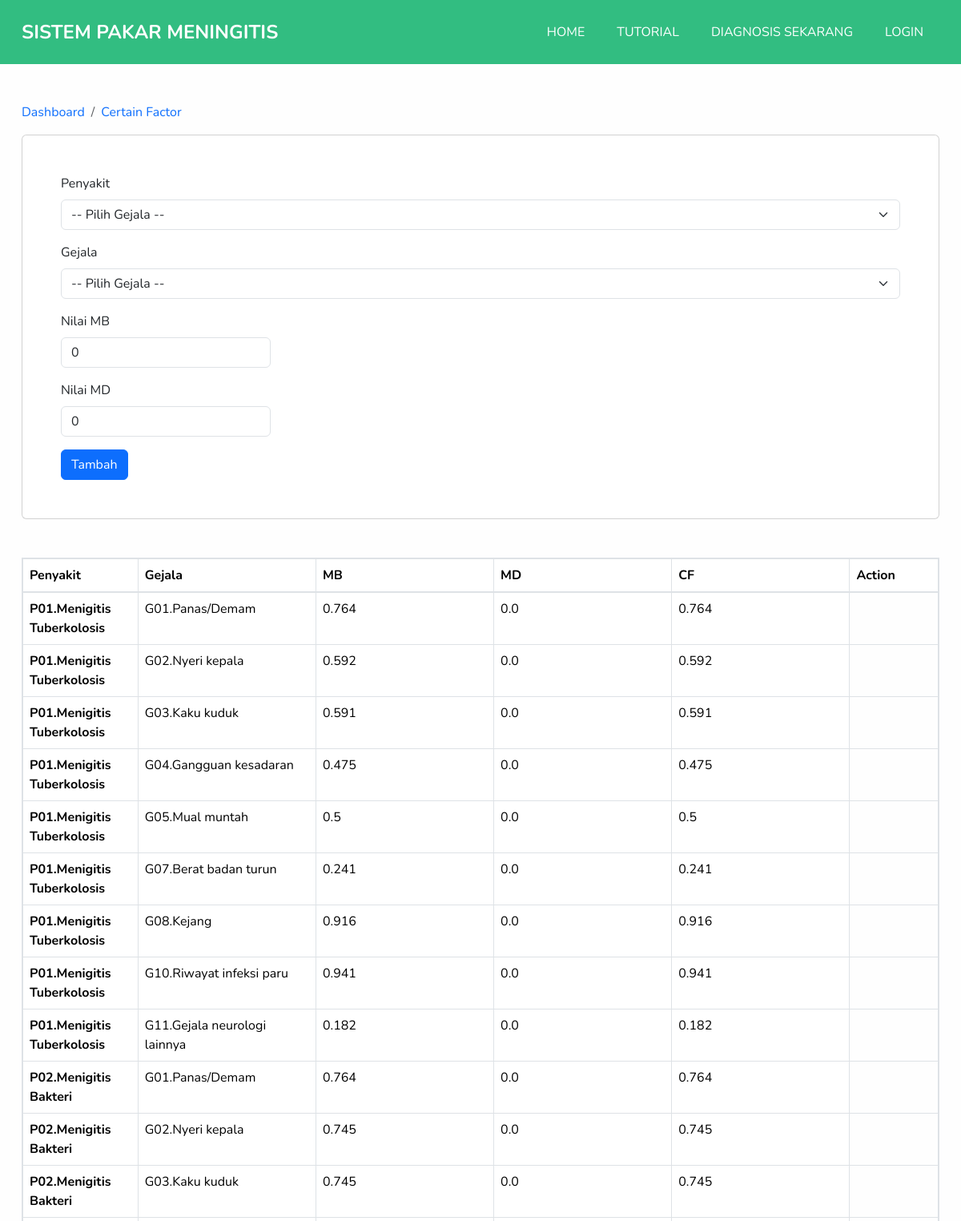
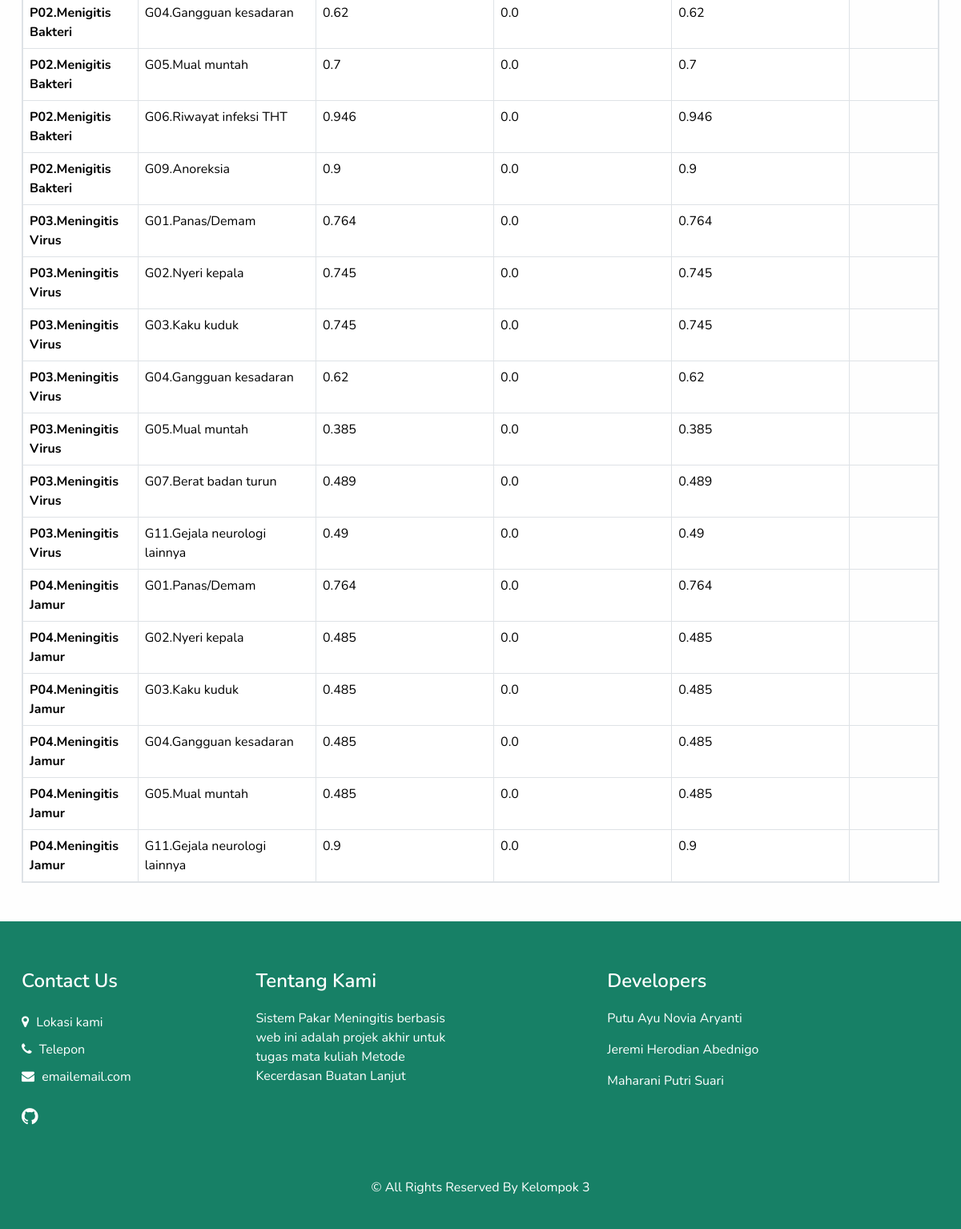
The app's page /certain-factor/ with its own data (2 pictures, top to bottom).
### DomainPakar/models.py (models this page shows, shortened)
class CFPakar(models.Model):
    RelasiPenyakit = models.ForeignKey(Penyakit, on_delete=models.CASCADE, null=True, blank=True)
    RelasiGejala = models.ForeignKey(Gejala, on_delete=models.CASCADE, null=True, blank=True)
    MB = models.FloatField(default=0.0)
    MD = models.FloatField(default=0.0)
    CF = models.FloatField(default=0.0)

class Penyakit(models.Model):
    IDPenyakit = models.CharField(max_length=4, null=True, blank=True)
    NamaPenyakit = models.CharField(max_length=100, null=True, blank=True)
    Definisi = models.TextField(null=True, blank=True)
    Solusi = models.TextField(null=True, blank=True)
    Pencegahan = models.TextField(null=True, blank=True)
    GejalaPenyakit = models.ManyToManyField(Gejala, blank=True)

class Gejala(models.Model):
    IDGejala = models.CharField(max_length=4, null=True, blank=True)
    NamaGejala = models.TextField(null=True, blank=True)
    Pertanyaan = models.TextField(null=True, blank=True)
    SubPenjelasan = models.TextField(null=True, blank=True)

### DomainPakar/views.py (the view, shortened to what this page needs)
# urls.py: path('certain-factor/', PakarViews.rulebase),
def rulebase(request):
    hapusCF = request.GET.get('IDCFHapus')
    if hapusCF is not None:
        if CFPakar.objects.filter(pk=hapusCF).exists():
            cfPObj = CFPakar.objects.get(pk=hapusCF)
            cfPObj.delete()
            sweetify.success(request, 'Hapus Nilai CF berhasil')
            return redirect('/certain-factor')
    userLogin = request.user.is_authenticated and request.user.is_superuser
    gejalas = Gejala.objects.all()
    penyakits = Penyakit.objects.all()
    cfpakar = CFPakar.objects.all()
    contexts = {
        'login': userLogin,
        'gejalas': gejalas,
        'penyakits': penyakits,
        'cfpakar': cfpakar
    }
    return render(request=request, context=contexts, template_name='cf.html')

### DomainPakar/templates/cf.html (shortened to what this page needs)
{% extends 'base2.html' %}
{% load static %}
{% block content %}
<div class="container">
     <nav class="mt-5" aria-label="breadcrumb">
          <ol class="breadcrumb">
               <li class="breadcrumb-item"><a href="/">Dashboard</a></li>
               <li class="breadcrumb-item text-primary" aria-current="page">Certain Factor</li>
          </ol>
     </nav>
     <div class="container p-5 mt-3 card">
          <form id="tambahCFForm" action="/certain-factor/" method="POST">
               <div class="mb-3">
                    <label class="form-label">Penyakit</label>
                    <select name="Penyakit" class="form-control form-select js" id="state" required="required">
                         <option value="">-- Pilih Gejala --</option>
                    </select>
               </div>
               <div class="mb-3">
                    <label for="InputIDGejala" class="form-label">Gejala</label>
                    <select name="Gejala" class="form-control form-select js" id="state" required="required">
                         <option value="">-- Pilih Gejala --</option>
                    </select>
               </div>
               <div class="mb-3">
                    <label for="InputMB" class="form-label">Nilai MB</label>
                    <input type="text" value="0" class="form-control w-25" id="InputMB"
                         name="MB">
               </div>
               <div class="mb-3">
                    <label for="InputMD" class="form-label">Nilai MD</label>
                    <input type="text" value="0" class="form-control w-25" id="InputMD"
                         name="MD">
               </div>
               <button type="submit" class="btn btn-primary">Tambah</button>
          </form>
     </div>
     {% if login %}
     <table class="table my-5 table-bordered table-secondary border-2">
          {% else %}
          <table class="table my-5 table-bordered border-2">
               {% endif %}
               <thead>
                    <tr>
                         <th class="col-1" scope="col">Penyakit</th>
                         <th class="col-2" scope="col">Gejala</th>
                         <th class="col-2" scope="col">MB</th>
                         <th class="col-2" scope="col">MD</th>
                         <th class="col-2" scope="col">CF</th>
                         <th class="col-1" scope="col">Action</th>
                    </tr>
               </thead>
               <tbody>
                    {% for cf in cfpakar %}
                    <tr>
                         <th>{{ cf.RelasiPenyakit.IDPenyakit }}.{{ cf.RelasiPenyakit.NamaPenyakit }}</th>
                         <td>{{ cf.RelasiGejala.IDGejala }}.{{ cf.RelasiGejala.NamaGejala }}</td>
                         <td>{{ cf.MB }}</td>
                         <td>{{ cf.MD }}</td>
                         <td>{{ cf.CF }}</td>
                    </tr>
                    {% endfor %}
               </tbody>
          </table>
</div>
{% endblock %}

### static/css/style.css (style rules this page uses)
body { font-family: 'Nunito', sans-serif; color: #000000; background-color: #fefefe; overflow-x: hidden; }
a, a:hover, a:focus { text-decoration: none; }
.btn, .btn:focus { outline: none !important; -webkit-box-shadow: none; box-shadow: none; }

### static/css/responsive.css (style rules this page uses)
@media (min-width: 1200px) { .container { max-width: 1170px; } }

### records on screen
CFPakar: RelasiPenyakit.IDPenyakit "P01", RelasiPenyakit.NamaPenyakit "Menigitis Tuberkolosis", RelasiGejala.IDGejala "G01", RelasiGejala.NamaGejala "Panas/Demam", MB "0.764", MD "0.0", CF "0.764"
CFPakar: RelasiPenyakit.IDPenyakit "P01", RelasiPenyakit.NamaPenyakit "Menigitis Tuberkolosis", RelasiGejala.IDGejala "G02", RelasiGejala.NamaGejala "Nyeri kepala", MB "0.592", MD "0.0", CF "0.592"
CFPakar: RelasiPenyakit.IDPenyakit "P01", RelasiPenyakit.NamaPenyakit "Menigitis Tuberkolosis", RelasiGejala.IDGejala "G03", RelasiGejala.NamaGejala "Kaku kuduk", MB "0.591", MD "0.0", CF "0.591"
CFPakar: RelasiPenyakit.IDPenyakit "P01", RelasiPenyakit.NamaPenyakit "Menigitis Tuberkolosis", RelasiGejala.IDGejala "G04", RelasiGejala.NamaGejala "Gangguan kesadaran", MB "0.475", MD "0.0", CF "0.475"
CFPakar: RelasiPenyakit.IDPenyakit "P01", RelasiPenyakit.NamaPenyakit "Menigitis Tuberkolosis", RelasiGejala.IDGejala "G05", RelasiGejala.NamaGejala "Mual muntah", MB "0.5", MD "0.0", CF "0.5"
CFPakar: RelasiPenyakit.IDPenyakit "P01", RelasiPenyakit.NamaPenyakit "Menigitis Tuberkolosis", RelasiGejala.IDGejala "G07", RelasiGejala.NamaGejala "Berat badan turun", MB "0.241", MD "0.0", CF "0.241"
CFPakar: RelasiPenyakit.IDPenyakit "P01", RelasiPenyakit.NamaPenyakit "Menigitis Tuberkolosis", RelasiGejala.IDGejala "G08", RelasiGejala.NamaGejala "Kejang", MB "0.916", MD "0.0", CF "0.916"
CFPakar: RelasiPenyakit.IDPenyakit "P01", RelasiPenyakit.NamaPenyakit "Menigitis Tuberkolosis", RelasiGejala.IDGejala "G10", RelasiGejala.NamaGejala "Riwayat infeksi paru", MB "0.941", MD "0.0", CF "0.941"
CFPakar: RelasiPenyakit.IDPenyakit "P01", RelasiPenyakit.NamaPenyakit "Menigitis Tuberkolosis", RelasiGejala.IDGejala "G11", RelasiGejala.NamaGejala "Gejala neurologi lainnya", MB "0.182", MD "0.0", CF "0.182"
CFPakar: RelasiPenyakit.IDPenyakit "P02", RelasiPenyakit.NamaPenyakit "Menigitis Bakteri", RelasiGejala.IDGejala "G01", RelasiGejala.NamaGejala "Panas/Demam", MB "0.764", MD "0.0", CF "0.764"
CFPakar: RelasiPenyakit.IDPenyakit "P02", RelasiPenyakit.NamaPenyakit "Menigitis Bakteri", RelasiGejala.IDGejala "G02", RelasiGejala.NamaGejala "Nyeri kepala", MB "0.745", MD "0.0", CF "0.745"
CFPakar: RelasiPenyakit.IDPenyakit "P02", RelasiPenyakit.NamaPenyakit "Menigitis Bakteri", RelasiGejala.IDGejala "G03", RelasiGejala.NamaGejala "Kaku kuduk", MB "0.745", MD "0.0", CF "0.745"
CFPakar: RelasiPenyakit.IDPenyakit "P02", RelasiPenyakit.NamaPenyakit "Menigitis Bakteri", RelasiGejala.IDGejala "G04", RelasiGejala.NamaGejala "Gangguan kesadaran", MB "0.62", MD "0.0", CF "0.62"
CFPakar: RelasiPenyakit.IDPenyakit "P02", RelasiPenyakit.NamaPenyakit "Menigitis Bakteri", RelasiGejala.IDGejala "G05", RelasiGejala.NamaGejala "Mual muntah", MB "0.7", MD "0.0", CF "0.7"
CFPakar: RelasiPenyakit.IDPenyakit "P02", RelasiPenyakit.NamaPenyakit "Menigitis Bakteri", RelasiGejala.IDGejala "G06", RelasiGejala.NamaGejala "Riwayat infeksi THT", MB "0.946", MD "0.0", CF "0.946"
CFPakar: RelasiPenyakit.IDPenyakit "P02", RelasiPenyakit.NamaPenyakit "Menigitis Bakteri", RelasiGejala.IDGejala "G09", RelasiGejala.NamaGejala "Anoreksia", MB "0.9", MD "0.0", CF "0.9"
CFPakar: RelasiPenyakit.IDPenyakit "P03", RelasiPenyakit.NamaPenyakit "Meningitis Virus", RelasiGejala.IDGejala "G01", RelasiGejala.NamaGejala "Panas/Demam", MB "0.764", MD "0.0", CF "0.764"
CFPakar: RelasiPenyakit.IDPenyakit "P03", RelasiPenyakit.NamaPenyakit "Meningitis Virus", RelasiGejala.IDGejala "G02", RelasiGejala.NamaGejala "Nyeri kepala", MB "0.745", MD "0.0", CF "0.745"
CFPakar: RelasiPenyakit.IDPenyakit "P03", RelasiPenyakit.NamaPenyakit "Meningitis Virus", RelasiGejala.IDGejala "G03", RelasiGejala.NamaGejala "Kaku kuduk", MB "0.745", MD "0.0", CF "0.745"
CFPakar: RelasiPenyakit.IDPenyakit "P03", RelasiPenyakit.NamaPenyakit "Meningitis Virus", RelasiGejala.IDGejala "G04", RelasiGejala.NamaGejala "Gangguan kesadaran", MB "0.62", MD "0.0", CF "0.62"
CFPakar: RelasiPenyakit.IDPenyakit "P03", RelasiPenyakit.NamaPenyakit "Meningitis Virus", RelasiGejala.IDGejala "G05", RelasiGejala.NamaGejala "Mual muntah", MB "0.385", MD "0.0", CF "0.385"
CFPakar: RelasiPenyakit.IDPenyakit "P03", RelasiPenyakit.NamaPenyakit "Meningitis Virus", RelasiGejala.IDGejala "G07", RelasiGejala.NamaGejala "Berat badan turun", MB "0.489", MD "0.0", CF "0.489"
CFPakar: RelasiPenyakit.IDPenyakit "P03", RelasiPenyakit.NamaPenyakit "Meningitis Virus", RelasiGejala.IDGejala "G11", RelasiGejala.NamaGejala "Gejala neurologi lainnya", MB "0.49", MD "0.0", CF "0.49"
CFPakar: RelasiPenyakit.IDPenyakit "P04", RelasiPenyakit.NamaPenyakit "Meningitis Jamur", RelasiGejala.IDGejala "G01", RelasiGejala.NamaGejala "Panas/Demam", MB "0.764", MD "0.0", CF "0.764"
CFPakar: RelasiPenyakit.IDPenyakit "P04", RelasiPenyakit.NamaPenyakit "Meningitis Jamur", RelasiGejala.IDGejala "G02", RelasiGejala.NamaGejala "Nyeri kepala", MB "0.485", MD "0.0", CF "0.485"
CFPakar: RelasiPenyakit.IDPenyakit "P04", RelasiPenyakit.NamaPenyakit "Meningitis Jamur", RelasiGejala.IDGejala "G03", RelasiGejala.NamaGejala "Kaku kuduk", MB "0.485", MD "0.0", CF "0.485"
CFPakar: RelasiPenyakit.IDPenyakit "P04", RelasiPenyakit.NamaPenyakit "Meningitis Jamur", RelasiGejala.IDGejala "G04", RelasiGejala.NamaGejala "Gangguan kesadaran", MB "0.485", MD "0.0", CF "0.485"
CFPakar: RelasiPenyakit.IDPenyakit "P04", RelasiPenyakit.NamaPenyakit "Meningitis Jamur", RelasiGejala.IDGejala "G05", RelasiGejala.NamaGejala "Mual muntah", MB "0.485", MD "0.0", CF "0.485"
CFPakar: RelasiPenyakit.IDPenyakit "P04", RelasiPenyakit.NamaPenyakit "Meningitis Jamur", RelasiGejala.IDGejala "G11", RelasiGejala.NamaGejala "Gejala neurologi lainnya", MB "0.9", MD "0.0", CF "0.9"
